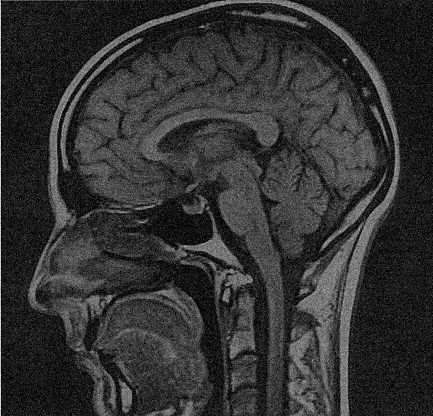
%> input picture HW02/mri_brain_sagittal-noisy.tif, 433 x 416 px
$ octave HW02.m   (GNU Octave 9; MATLAB toolbox functions it lacks are replaced by stand-ins)
%> lines starting %> are read from the running program, lines starting %| are printed output that depends on the picture
%% Question 1

% loading images
edges = load("Edges.mat").Edges;
edges_g = load("Edges_gnoise.mat").Edges_gnoise;
edges_sp = load("Edges_spnoise.mat").Edges_spnoise;

% creating filters
avg3 = ones(3)/9;
avg9 = ones(9)/81;

% creating filtered images from gaussian noise
eg_avg3 = imfilter(edges_g,avg3);
eg_avg9 = imfilter(edges_g,avg9);
eg_med = medfilt2(edges_g);
eg_w = wiener2(edges_g, [3 3], 0.005);


% plotting filtered gaussian noise images
figure
subplot(2,3,1)
imshow(edges_g)
title("edges (gaussian noise)")
subplot(2,3,2)
imshow(eg_avg3)
title("3x3 averaging filter")
subplot(2,3,3)
imshow(eg_avg9)
title("3x3 averaging filter")
subplot(2,3,4)
imshow(eg_med)
title("median filter")
subplot(2,3,5)
imshow(eg_w)
title("wiener filter")

% filtering salt and pepper images
esp_avg3 = imfilter(edges_sp,avg3);
esp_avg9 = imfilter(edges_sp,avg9);
esp_med = medfilt2(edges_sp);
esp_w = wiener2(edges_sp, [3 3], 0.03);

% plotting filtered salt and pepper images
figure
subplot(2,3,1)
imshow(edges_sp)
title("edges (salt and pepper)")
subplot(2,3,2)
imshow(esp_avg3)
title("3x3 averaging filter")
subplot(2,3,3)
imshow(esp_avg9)
title("9x9 averaging filter")
subplot(2,3,4)
imshow(esp_med)
title("median filter")
subplot(2,3,5)
imshow(esp_w)
title("wiener filter")
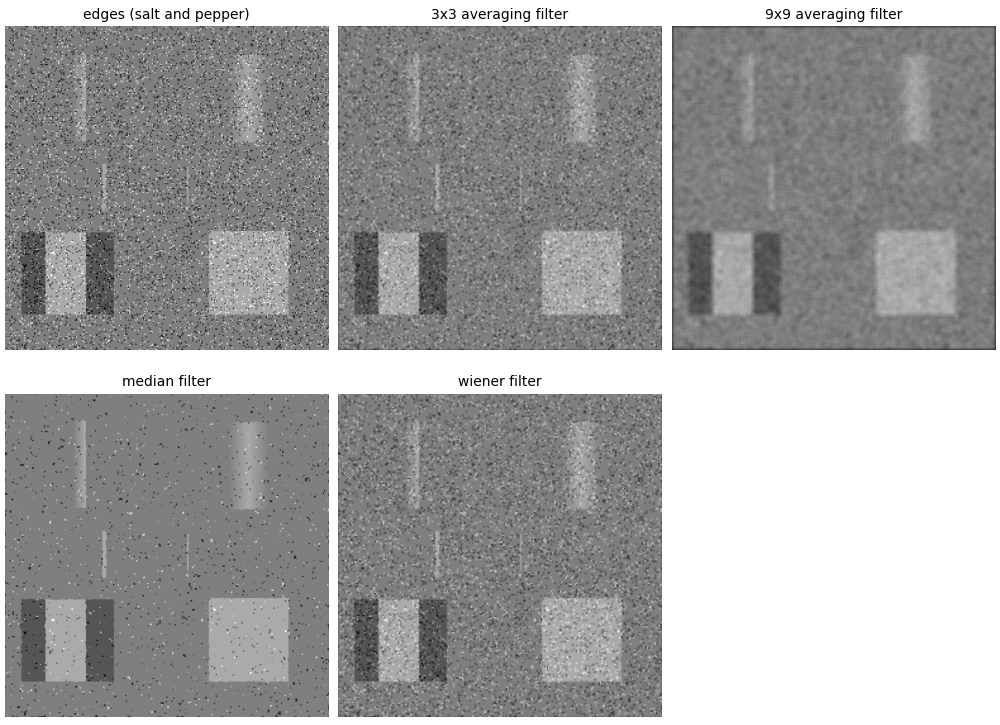
%> figure redrawn from the program's plot data, 5 panels

%% Question 2

gauss_img = abs(50 + randn(500)*30); % creating image with gaussian noise
avg5 = ones(5)/25; % creating 5x5 avg filter

gauss_img_mean = mean2(gauss_img) % mean of original image
gauss_img_stdev = std2(gauss_img) % standard deviation of original image

gfilt_avg = imfilter(gauss_img, avg5); % original image through 5x5 kernel
gauss_img_filt1_stdev = std2(gfilt_avg) % sd of filtered image
expected_filtered_stdev = gauss_img_stdev/5 % expected sd of filtered image
gfilt_avg2 = imfilter(gfilt_avg, avg5); % filtered image through 5x5 kernel
gauss_img_filt2_stdev = std2(gfilt_avg2) % sd of new filtered image
gfilt_med = medfilt2(gauss_img, [5 5]); % original image through median filter
gauss_img_medfilt_stdev = std2(gfilt_med) % sd of median filtered image

% histogram of original image and filtered through 5x5 kernel
figure
subplot(1,2,1)
histogram(gauss_img)
title("original image")
subplot(1,2,2)
histogram(gfilt_avg)
title("5x5 averaging filter")
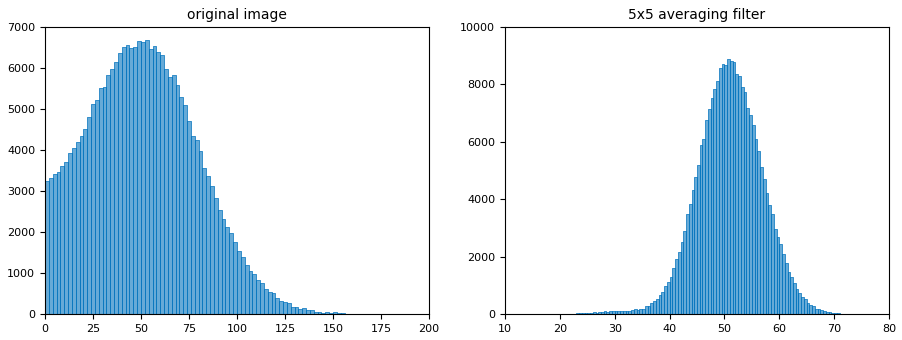
%> figure redrawn from the program's plot data, 2 panels; panel 1: tallest bar 6681 high, from x = 52 to 54; panel 2: tallest bar 8865 high, from x = 50.5 to 51

% displaying images
figure
subplot(2,2,1)
imshow(gauss_img, [])
title("original gaussian image")
subplot(2,2,2)
imshow(gfilt_avg, [])
title("gaussian image filtered through 5x5 kernel")
subplot(2,2,3)
imshow(gfilt_avg2, [])
title("gaussian image filtered through 5x5 kernel twice")
subplot(2,2,4)
imshow(gfilt_med, [])
title("gaussian image with median filter applied")
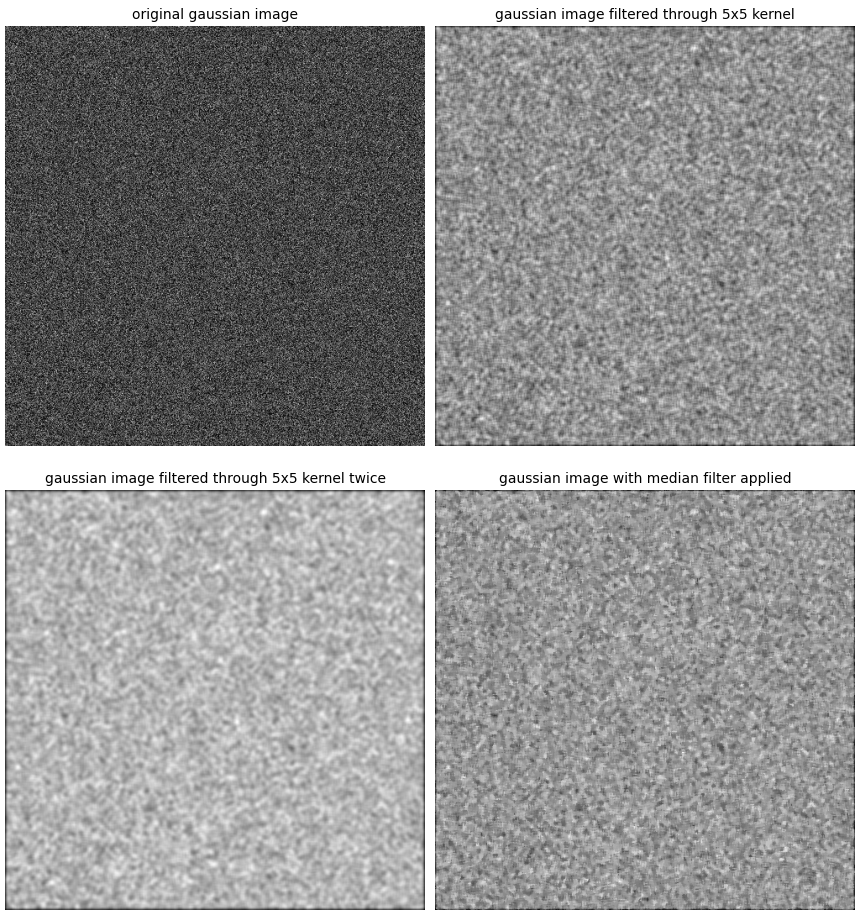
%> figure redrawn from the program's plot data, 4 panels

% converting to 8-bit data
gauss_img_uint8 = uint8(gauss_img);
gauss_filt_uint8 = uint8(gfilt_avg);
% finding bounds of original and 8-bit data
[min_gauss_orig, max_gauss_orig] = bounds(gauss_img, "all") % bounds of original image
[min_gfilt, maxgfilt] = bounds(gfilt_avg, "all") % bounds of filtered image
[min_gauss_orig_uint8, max_gauss_orig_uint8] = bounds(gauss_img_uint8, "all") % bounds of original image (8-bit)
[min_gfilt_uint8, max_filt_uint8] = bounds(gauss_filt_uint8, "all") % bounds of filtered image (8-bit)

% displaying 8-bit data
figure
subplot(1,2,1)
imshow(gauss_img_uint8)
title("original image 8-bit")
subplot(1,2,2)
imshow(gauss_filt_uint8)
title("averaging filter applied 8-bit")
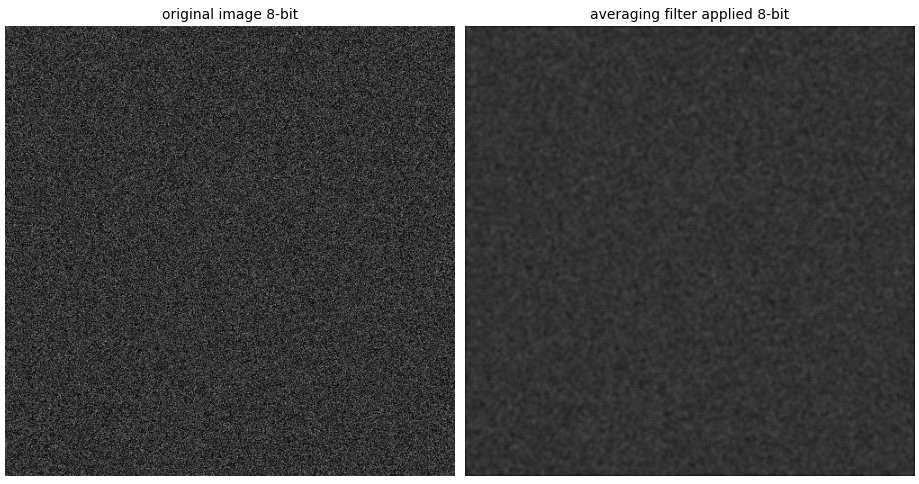
%> figure redrawn from the program's plot data, 2 panels

%% Question 3


% load image
edges_sp = load("Edges_spnoise.mat").Edges_spnoise;

% create median filter in shape of cross
cross = [0 0 1 0 0; 0 0 1 0 0; 1 1 1 1 1; 0 0 1 0 0; 0 0 1 0 0];

% median filtered image (cross shape)
edges_med_cross = ordfilt2(edges_sp,5,cross);
% median filtered image (medfilt)
edges_sp_med = medfilt2(edges_sp); %

sd_edges = std2(edges_sp) % sd of original image
sd_medcross_edges = std2(edges_med_cross) % sd of cross filtered image
sd_medfilt_edges = std2(edges_sp_med) % sd of medfilt2 image

% displaying images
figure
subplot(1,3,1)
imshow(edges_sp, [])
title("original image")
subplot(1,3,2)
imshow(edges_med_cross, [])
title("median filter (cross)")
subplot(1,3,3)
imshow(edges_sp_med, [])
title("MATLAB median filter")
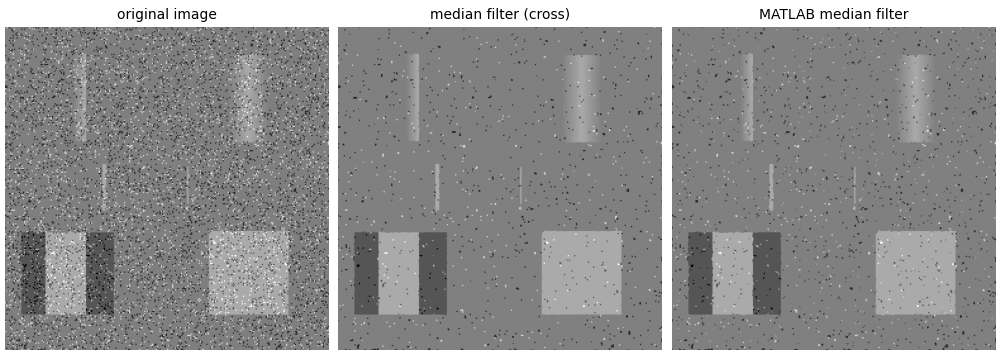
%> figure redrawn from the program's plot data, 3 panels

%% Question 4

% load images
mri_noisy = imread("mri_brain_sagittal-noisy.tif");
%> mri_noisy is the input picture: size 416x433 uint16; min 0, max 510, mean 100.3
mri_clean = imread("mri_brain_sagittal.tif");
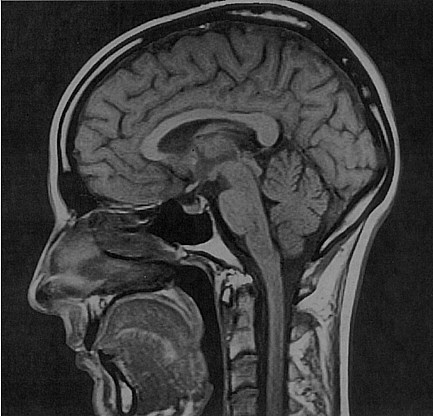
%> input picture HW02/mri_brain_sagittal.tif, 433 x 416 px
%> mri_clean is the input picture: size 416x433 uint16; min 0, max 425, mean 98.7

avg3 = ones(3)/9; % creating averaging kernel
mri_avg3 = imfilter(mri_noisy,avg3); % image with averaging filter
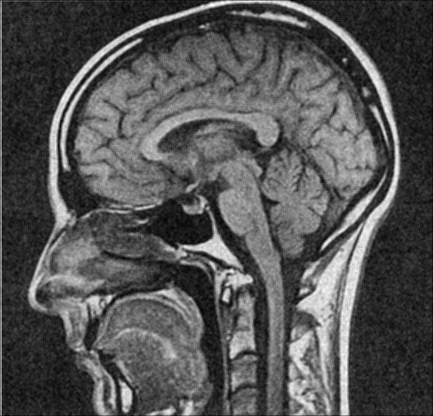
%> mri_avg3: size 416x433 uint16; min 9, max 283, mean 99.8; drawn with min black and max white

% anisotropic diffusion filtered image
mri_diffuse = imdiffusefilt(mri_noisy,"NumberOfIterations",2, ...
    "Connectivity", "minimal", "GradientThreshold", [1000 1000]);

% testing params
% figure
% subplot(1,3,1)
% imshow(mri_clean, [])
% clim([50 300])
% subplot(1,3,2)
% imshow(imdiffusefilt(mri_noisy, "NumberOfIterations",3, ...
%     "Connectivity", "minimal", "GradientThreshold", gradThresh), [])
% subplot(1,3,3)
% imshow(imdiffusefilt(mri_noisy, "NumberOfIterations",3, ...
%     "Connectivity", "minimal", ...
%     "GradientThreshold", uint16([500 500 500]), ...
%     "ConductionMethod","exponential"), [])

% plot images
figure
subplot(2,2,1)
imshow(mri_clean, [])
clim([50 300])
title("original clean image")
subplot(2,2,2)
imshow(mri_noisy, [])
clim([0 300])
title("noisy image")
subplot(2,2,3)
imshow(mri_avg3, [])
clim([20 283])
title("3x3 averaging filter")
subplot(2,2,4)
imshow(mri_diffuse, [])
clim([40 260])
title("anistropic diffusion filter")
